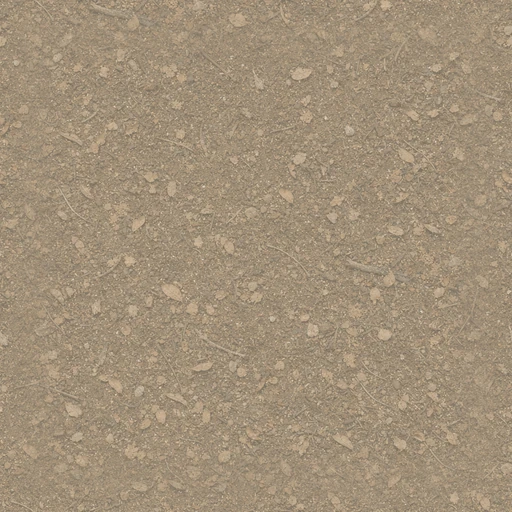
#> input picture packages/client/src/assets/ground/dirt.webp, 512 x 512 px
$ python -i process.py   (imports and definitions only)
#> lines starting #> are read from the running program, lines starting #| are printed output that depends on the picture
"""Réduit les images générées (tools/sprites/raw) en WebP pour le client.

Icônes : recadrées sur la partie visible (canal alpha), centrées dans un carré avec une marge,
128 px (objets 96 px). Illustrations : l'image de fond en 1920 px de large, l'emblème en 256 px.
Décorations du sol : un atlas de 4 x 4 cases de 256 px (ordre de DECOR dans manifest.mjs), chaque
image posée en bas de sa case (le pied du panneau), la couleur étendue sous les parties
transparentes (pas de liseré sombre aux niveaux de détail réduits).

    python3 tools/sprites/process.py
"""
import json
import subprocess
from pathlib import Path
import numpy as np
from PIL import Image, ImageFilter

HERE = Path(__file__).resolve().parent
RAW = HERE / "raw"
OUT = HERE.parent.parent / "packages" / "client" / "src" / "assets" / "sprites"
SIZES = {"items": 96, "buildings": 128, "units": 128}


# [12 lines left out: function icon, not called in this run]


DECOR_CELL = 256
DECOR_COLS = 4


def bleed(im: Image.Image) -> Image.Image:
    """Étend la couleur des pixels opaques sous les pixels transparents (alpha conservé)."""
    a = np.asarray(im, dtype=np.float32) / 255.0
    rgb, alpha = a[..., :3], a[..., 3:]
    acc = rgb * alpha
    w = alpha.copy()
    out = rgb.copy()
    filled = alpha[..., 0] > 0.5
    for radius in (1, 2, 4, 8, 16, 32):
        blur = lambda x: np.asarray(Image.fromarray((x * 255).astype(np.uint8)).filter(ImageFilter.BoxBlur(radius)), dtype=np.float32) / 255.0
        ca = np.stack([blur(acc[..., c]) for c in range(3)], axis=-1)
        cw = blur(w[..., 0])[..., None]
        fill = (~filled) & (cw[..., 0] > 0.01)
        out[fill] = (ca / np.maximum(cw, 1e-4))[fill]
        filled |= fill
    res = np.concatenate([np.clip(out, 0, 1), alpha], axis=-1)
    return Image.fromarray((res * 255 + 0.5).astype(np.uint8), "RGBA")


# [49 lines left out: functions decor_atlas, main, not called in this run]


# [2 lines not run here, left out]

>>> import cv2
>>> picture = cv2.imread('../../packages/client/src/assets/ground/dirt.webp', cv2.IMREAD_GRAYSCALE)
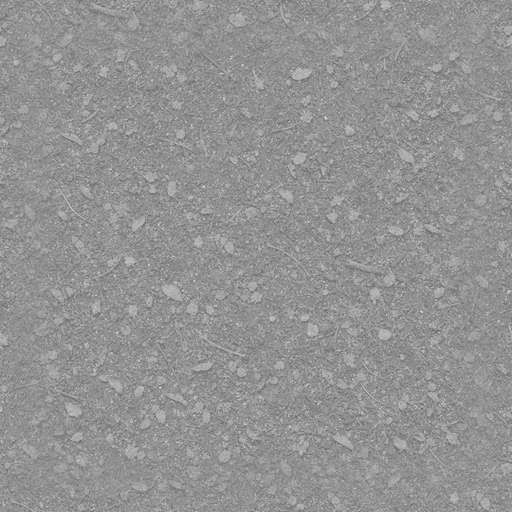
#> picture: shape (512, 512); min 107, max 218, mean 146.8
>>> result = bleed(picture)
#> in bleed, `rgb, alpha = a[..., :3], a[..., 3:]`:
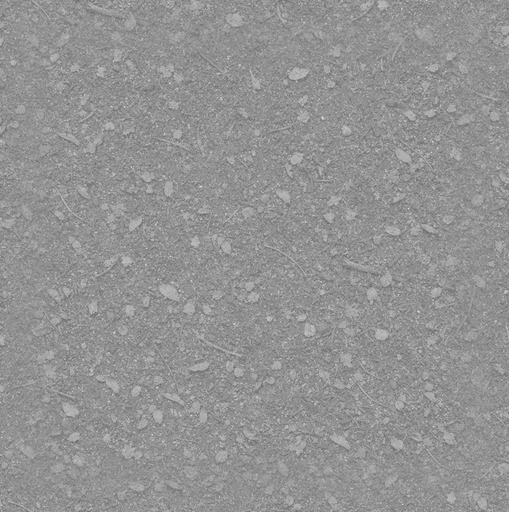
#> alpha: shape (512, 509) float32; min 0.42, max 0.855, mean 0.576
#> in bleed, `rgb, alpha = a[..., :3], a[..., 3:]`: rgb = 512 rows, first 8: [0.502, 0.569, 0.561], [0.471, 0.561, 0.608], [0.584, 0.565, 0.545], [0.557, 0.592, 0.6], [0.561, 0.522, 0.757], [0.612, 0.647, 0.639], [0.533, 0.514, 0.573], [0.592, 0.596, 0.557]
#> (the run stopped early here; a loop or call above may not have finished)
